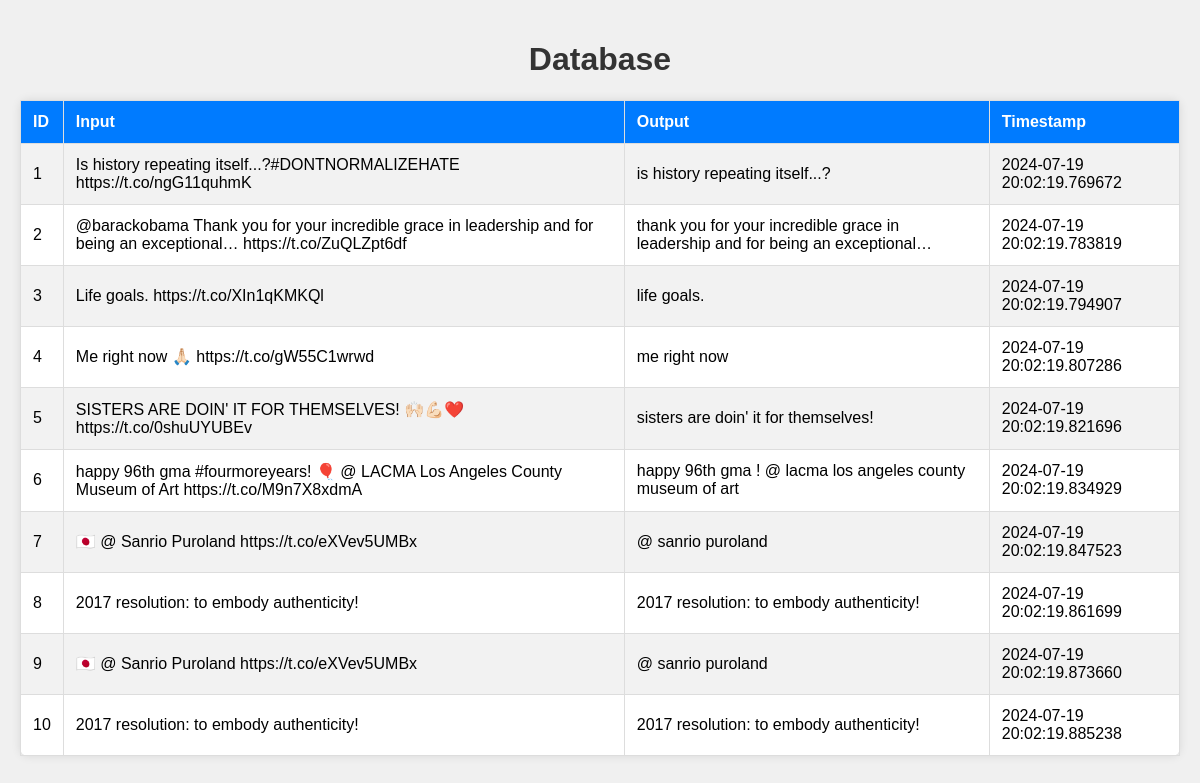
Page /view_data on the committed database.
### tables this page shows
CREATE TABLE records (
                    id INTEGER PRIMARY KEY AUTOINCREMENT,
                    input_text TEXT,
                    cleaned_text TEXT,
                    timestamp DATETIME DEFAULT CURRENT_TIMESTAMP
                );

### app.py (the view)
@app.route('/view_data', methods=['GET'])
def view_data():
    conn = sqlite3.connect('database.db')
    c = conn.cursor()
    c.execute('SELECT * FROM records')
    data = c.fetchall()
    conn.close()
    return render_template('view_data.html', data=data)

### templates/view_data.html (shortened to what this page needs)
<!DOCTYPE html>
<html lang="en">
<head>
</head>
<body>
    <div class="container">
        <h1>Database</h1>
        <table>
            <tr>
                <th>ID</th>
                <th>Input</th>
                <th>Output</th>
                <th>Timestamp</th>
            </tr>
            {% for row in data %}
            <tr>
                <td>{{ row[0] }}</td>
                <td>{{ row[1] }}</td>
                <td>{{ row[2] }}</td>
                <td>{{ row[3] }}</td>
            </tr>
            {% endfor %}
        </table>
    </div>
</body>
</html>

### templates/view_data.html (style rules this page uses)
body { font-family: Arial, sans-serif; background-color: #f0f0f0; margin: 0; padding: 20px; }
h1 { text-align: center; color: #333; }
table { border-collapse: collapse; width: 100%; background-color: #fff; border-radius: 8px; box-shadow: 0 0 10px rgba(0, 0, 0, 0.1); margin-top: 20px; }
th, td { border: 1px solid #ddd; padding: 12px; text-align: left; }
th { background-color: #007bff; color: white; }
tr:nth-child(even) { background-color: #f2f2f2; }

### rows in the picture
records: id "1", input_text "Is history repeating itself...?#DONTNORMALIZEHATE https://t.co/ngG11quhmK", cleaned_text "is history repeating itself...?", timestamp "2024-07-19 20:02:19.769672"
records: id "2", input_text "@barackobama Thank you for your incredible grace in leadership and for being an exceptional… https://t.co/ZuQLZpt6df", cleaned_text "thank you for your incredible grace in leadership and for being an exceptional…", timestamp "2024-07-19 20:02:19.783819"
records: id "3", input_text "Life goals. https://t.co/XIn1qKMKQl", cleaned_text "life goals.", timestamp "2024-07-19 20:02:19.794907"
records: id "4", input_text "Me right now 🙏🏻 https://t.co/gW55C1wrwd", cleaned_text "me right now", timestamp "2024-07-19 20:02:19.807286"
records: id "5", input_text "SISTERS ARE DOIN' IT FOR THEMSELVES! 🙌🏻💪🏻❤️ https://t.co/0shuUYUBEv", cleaned_text "sisters are doin' it for themselves! ️", timestamp "2024-07-19 20:02:19.821696"
records: id "6", input_text "happy 96th gma #fourmoreyears! 🎈 @ LACMA Los Angeles County Museum of Art https://t.co/M9n7X8xdmA", cleaned_text "happy 96th gma ! @ lacma los angeles county museum of art", timestamp "2024-07-19 20:02:19.834929"
records: id "7", input_text "🇯🇵 @ Sanrio Puroland https://t.co/eXVev5UMBx", cleaned_text "@ sanrio puroland", timestamp "2024-07-19 20:02:19.847523"
records: id "8", input_text "2017 resolution: to embody authenticity!", cleaned_text "2017 resolution: to embody authenticity!", timestamp "2024-07-19 20:02:19.861699"
records: id "9", input_text "🇯🇵 @ Sanrio Puroland https://t.co/eXVev5UMBx", cleaned_text "@ sanrio puroland", timestamp "2024-07-19 20:02:19.873660"
records: id "10", input_text "2017 resolution: to embody authenticity!", cleaned_text "2017 resolution: to embody authenticity!", timestamp "2024-07-19 20:02:19.885238"
